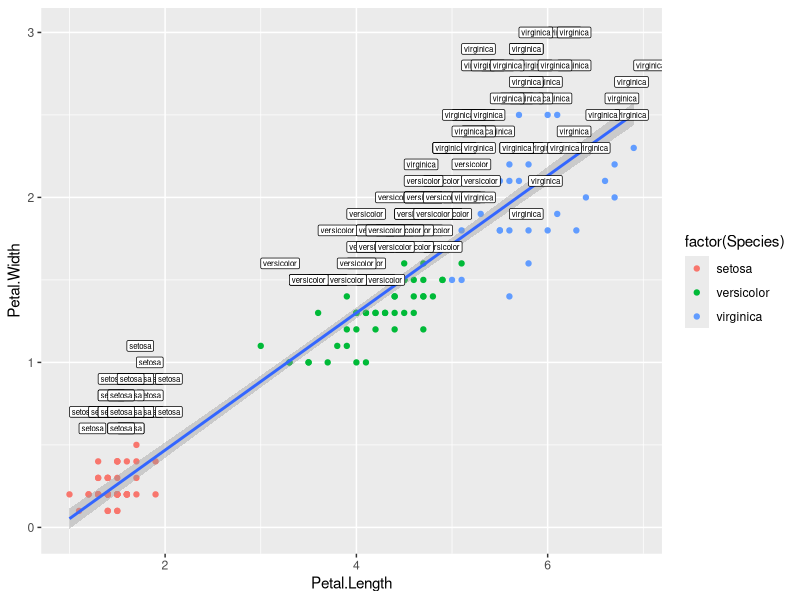
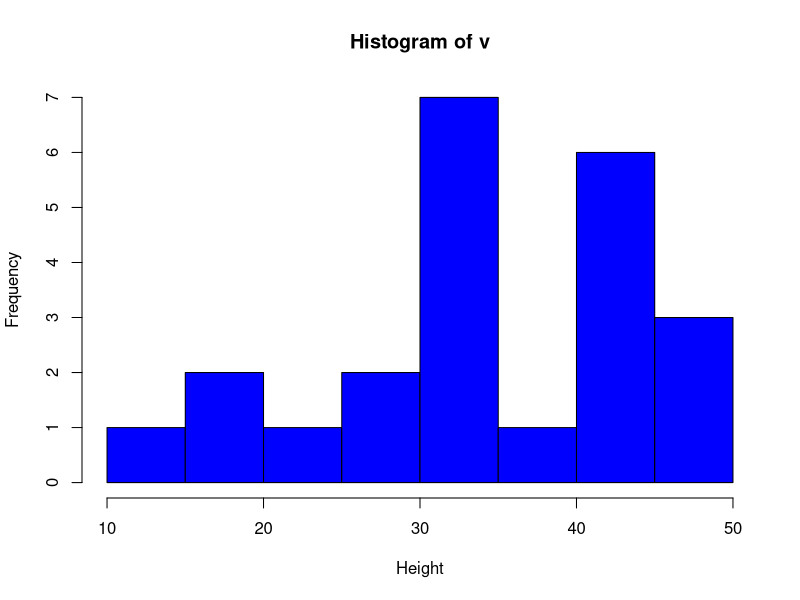
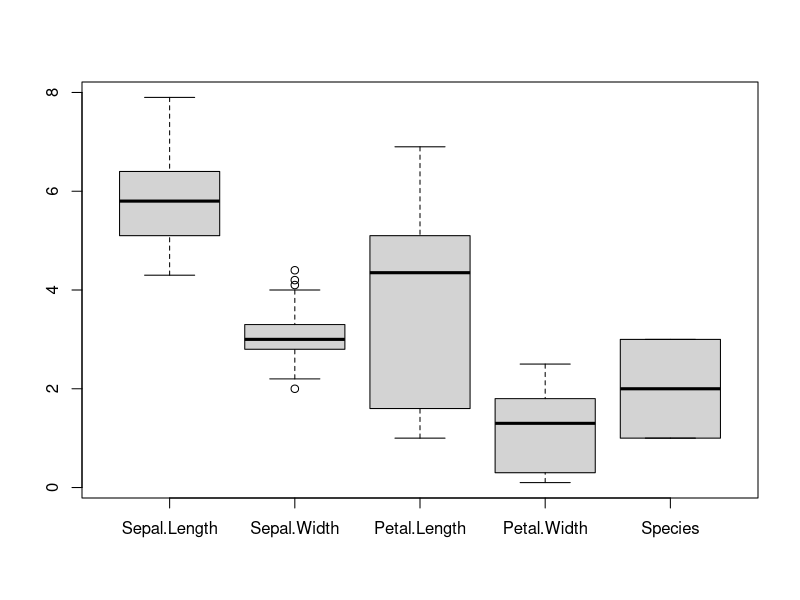
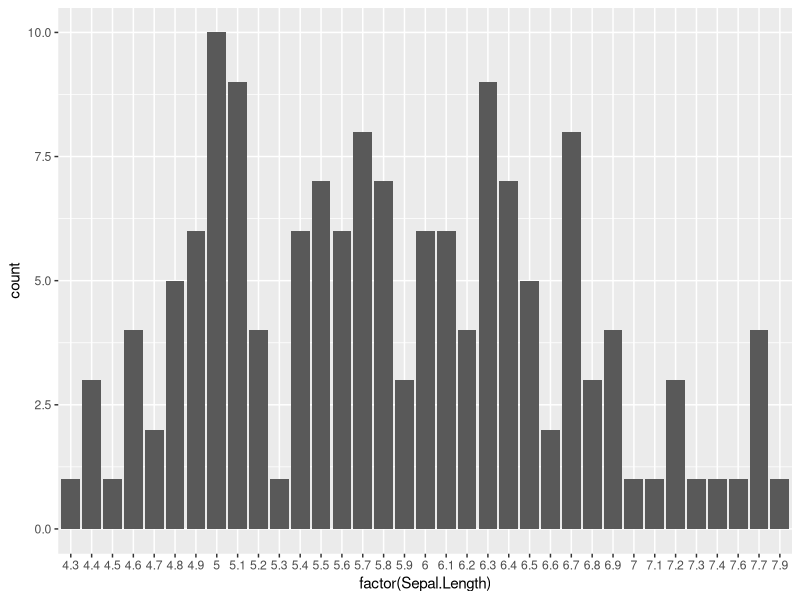

These figures' R source, in order:
#4.1
data("iris")
library(ggplot2)
ggplot(iris,aes(x=Petal.Length,y=Petal.Width))+geom_point(aes(color=factor(Species)))+geom_smooth(method="lm")+geom_label(aes(label=Species,hjust=0),nudge_y=0.5,size=2)

#4.2
v <-  c(45,50,41,45,50,34,33,32,31,10,17,32,31,41,17,25,27,29,43,45,46,35,36)
hist(v,xlab = "Height",col = "Blue",border = "Black", xlim = c(10,50), ylim = c(0,7),breaks = 10)

#4.3
boxplot(iris)

#4.4
ggplot(iris, aes(x = factor(Sepal.Length))) + geom_bar()

